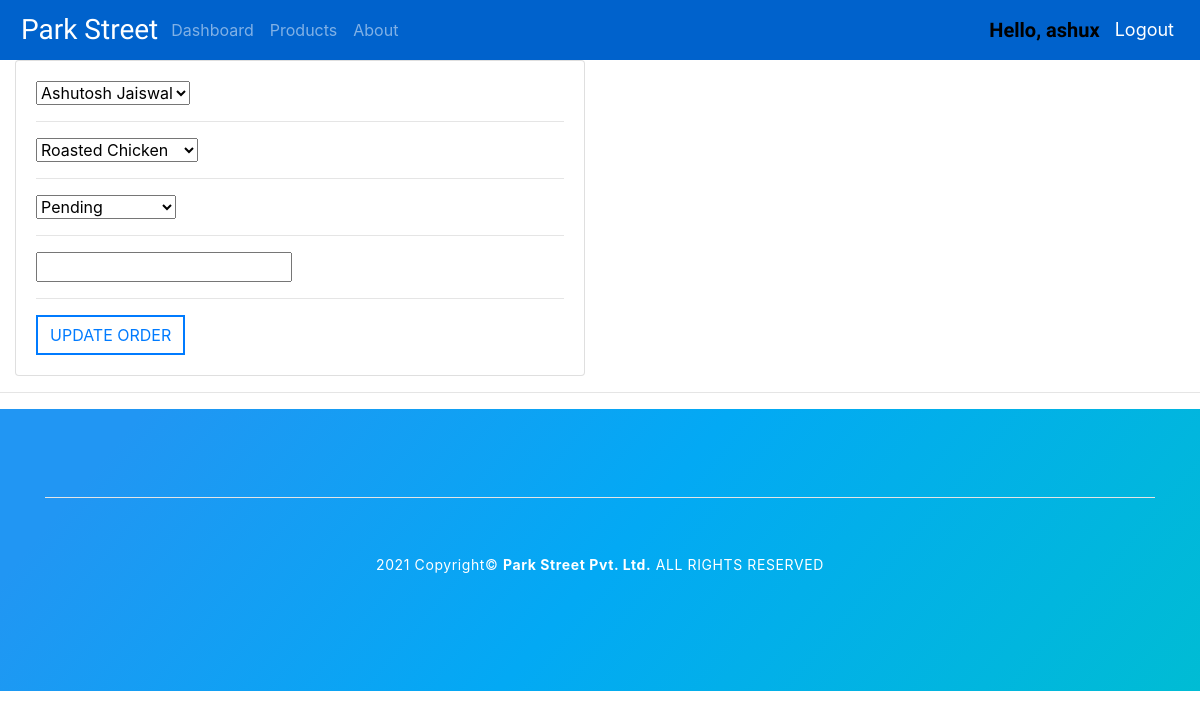
Page /update_order/24/ (signed in) on the committed database.
### accounts/models.py (models this page shows, shortened)
class Order(models.Model):
    STATUS = (
        ('Pending', 'Pending'),
        ('Out for delivery', 'Out for delivery'),
        ('Delivered', 'Delivered'),
    )
    customer = models.ForeignKey(Customer, null=True, on_delete=models.SET_NULL)
    product = models.ForeignKey(Product, null=True, on_delete=models.SET_NULL)
    date_created = models.DateTimeField(auto_now_add=True, null=True)
    status = models.CharField(max_length=200, null=True, choices=STATUS)
    note = models.CharField(max_length=1000, null=True)

### accounts/decorators.py (the view)
        def wrapper_func(request, *args, **kwargs):
            group = None
            if request.user.groups.exists():
                group = request.user.groups.all()[0].name
            if group in allowed_roles:
                return view_func(request, *args, **kwargs)
            else:
                return HttpResponse('You are not authorised to view this page.')

### accounts/forms.py
class OrderForm(ModelForm):
    class Meta:
        model = Order
        fields = '__all__'

### accounts/models.py (called while the page is built)
    def __str__(self):
        return self.name

    def __str__(self):
        return self.name

### accounts/views.py (called while the page is built)
@login_required(login_url='login')
@allowed_user(allowed_roles='admin')
def updateOrder(request, pk):
    order = Order.objects.get(id=pk)
    form = OrderForm(instance=order)
    if request.method == 'POST':
        form = OrderForm(request.POST, instance=order)
        if form.is_valid():
            form.save()
            return redirect('/')
    context = {'formset': form}
    return render(request, 'accounts/order_page.html', context)

### accounts/templates/accounts/order_page.html (shortened to what this page needs)
{%  extends 'accounts/main.html' %}
{% load static %}
{% block content %}
<div class="row">
	<div class="col-md-6">
		<div class="card card-body">
			<form action="" method="POST">
				{% for form in formset %}
				{{form}}
				<hr>
				{% endfor %}
				<input type="submit" name="Submit" class="btn btn-outline-primary" value="UPDATE ORDER">
			</form>
		</div>
	</div>
</div>
{% endblock %}

### accounts/templates/accounts/navbar.html (shortened to what this page needs)
{% load static %}
{% url 'home' as home %}
{% url 'products' as products %}
{% url 'about' as about %}
{% url 'account_settings' as account_settings %}
<head>
  <link rel="stylesheet" type="text/css" href="{% static 'accounts/css/navbar.css' %}">
</head>
<body>
  <nav class="navbar navbar-expand-lg navbar-dark ">
    <h3 style=" color:white; margin:5px; font-family: 'Dancing Script', cursive;
 ">Park Street</h3>
    <div class="collapse navbar-collapse" id="navbarNav">
      <ul class="navbar-nav" id="nav-act">
        {% if request.user.is_staff %}
        <li class="nav-item">
          <a class="nav-link {% if request.path == home %} active {% endif %}" href="{% url 'home' %}">Dashboard</a>
        </li>
        <li class="nav-item ">
          <a class="nav-link {% if request.path == products %} active {% endif %}"
            href=" {% url 'products'%}">Products</a>
        </li>
        <li class="nav-item">
          <a class="nav-link {% if request.path == about %} active {% endif %}" href="{% url 'about' %}">About</a>
        </li>
        {% else %}
        <li class="nav-item">
          <a class="nav-link {% if request.path == account_settings %} active {% endif %}"
            href="{% url 'account_settings' %}">Settings</a>
        </li>
        {% endif %}
      </ul>
    </div>
    <span class="hello-msg"><b>Hello, {{ request.user }}</b></span>
    <span class="hello-msg"><a href="{% url 'logout' %}">Logout</a></span>
  </nav>
</body>

### static/accounts/css/main.css (style rules this page uses)
body { background-color: #ebeff5; }

### static/accounts/css/navbar.css (style rules this page uses)
.navbar { background-color: #0062cc; }
.hello-msg b { font-family: 'Dancing Script', cursive; text-decoration: none; font-size:20px; color:black; margin-right:15px; }
.hello-msg a { font-size:18px; color:#fff; margin-right:10px; }

### accounts/templates/accounts/main.html (style rules this page uses)
body { background-color:white; }

### accounts/templates/accounts/order_page.html (style rules this page uses)
.btn { border: 2px solid; border-radius: 0rem; }

### rows in the picture
Order: formset "Ashutosh Jaiswal" "Roasted Chicken" "Pending"

### other values in the picture
{{ request.user }} "ashux"
